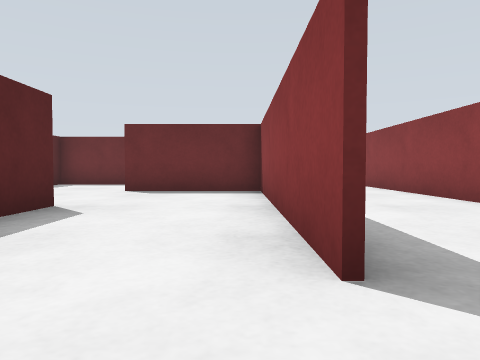
view 1 (above)

20 first-person views from a walk through a robot-simulator world made for Gazebo. The camera is 0.5 m above the floor, tilts 2° down and sees 70° across. The floor is counted in squares, 1 m on a side. Each view is taken from the middle of a square. On the plan, view 1 faces up. The plan holds only what a view shows up to about 9 squares ahead; the rest is blank. The place goes on beyond the plan.

view 2
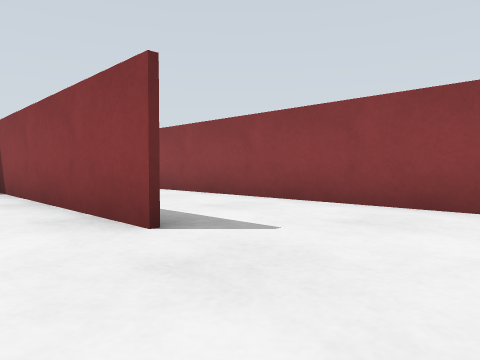

view 3
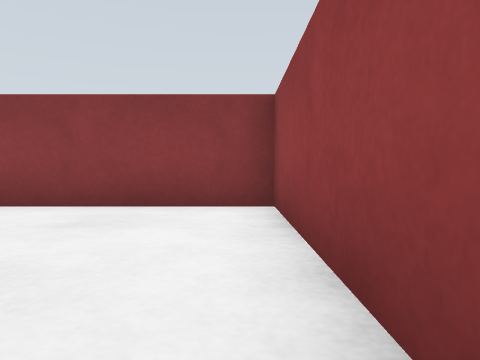

view 4
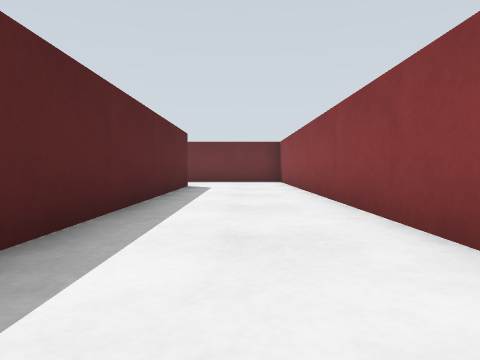

view 5
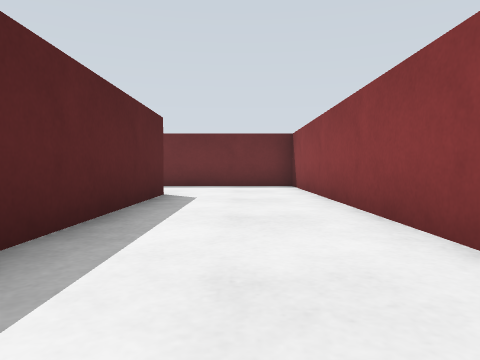

view 6
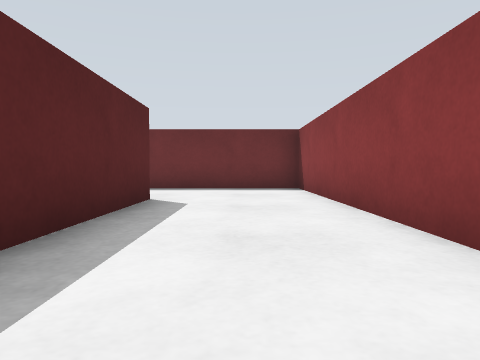

view 7
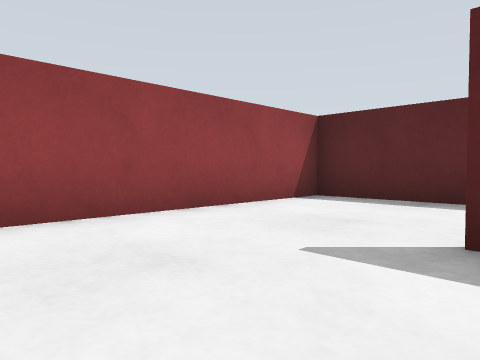

view 8
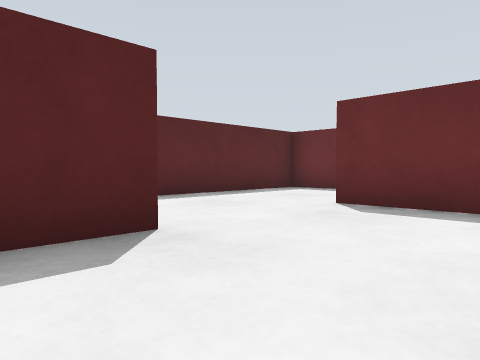

view 9
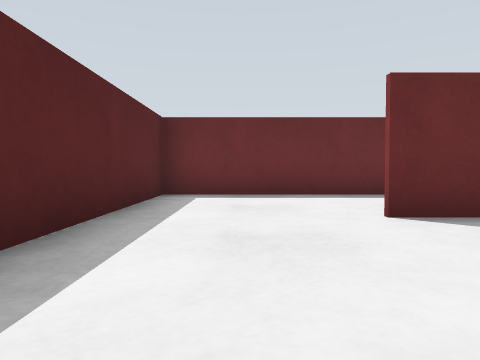

view 10
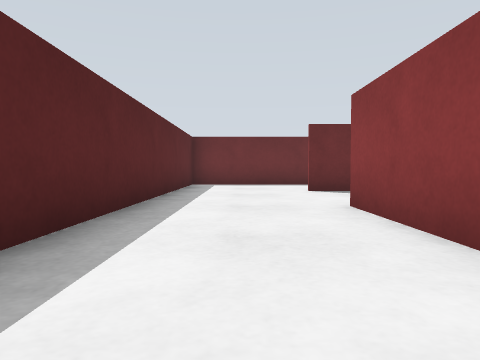

view 11
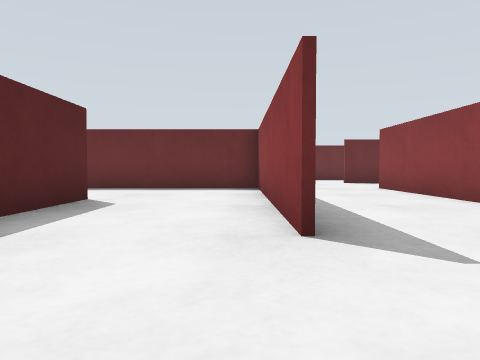

view 12
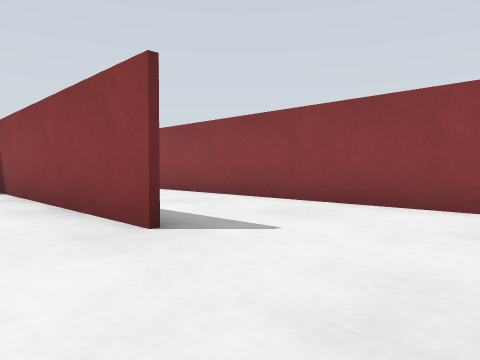

view 13
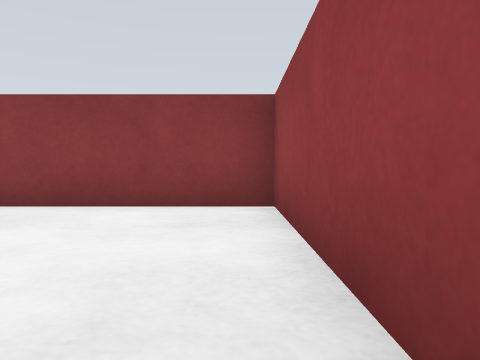

view 14
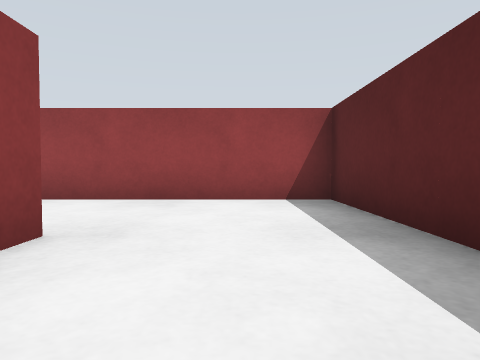

view 15
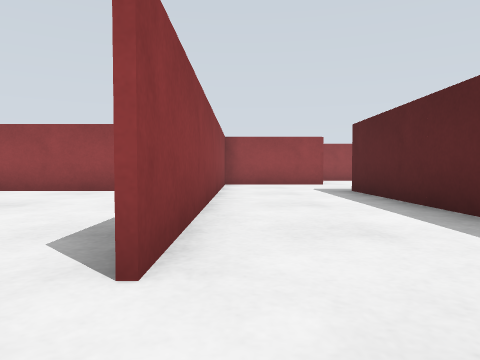

view 16
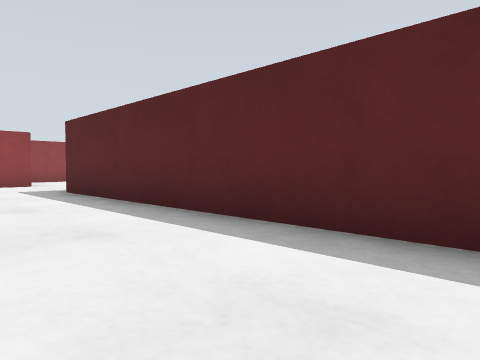

view 17
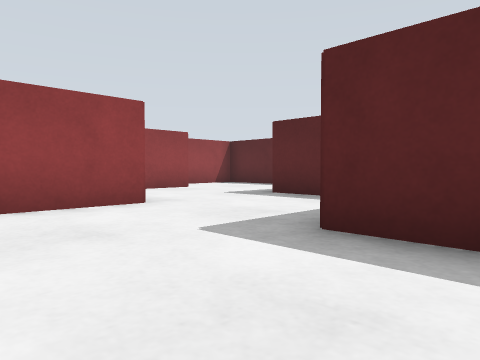

view 18
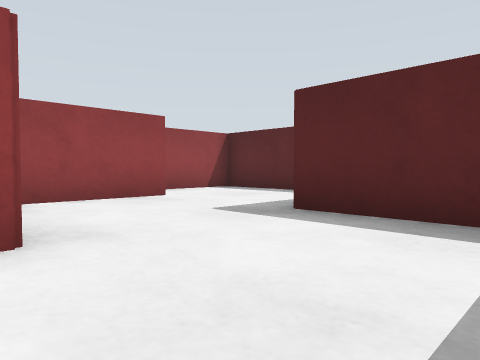

view 19
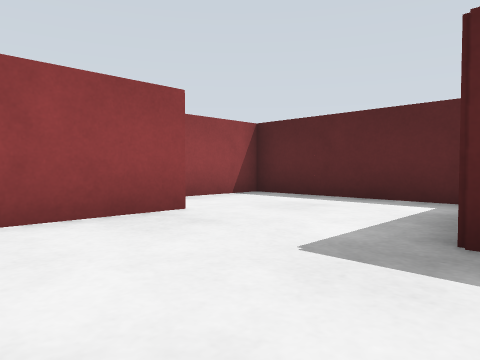

view 20
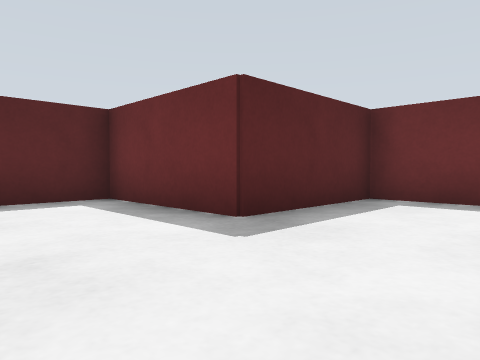

### Floor plan
Ten units are one square. View 1 is at (0, 0); x grows to the right and y downward. Boxes are objects, and circles mark ways between rooms. Rooms are numbered by the first view taken in them; rooms with no view inside come last. Other rooms are left out.
<svg viewBox="-180 -169 220 293">
<path fill="none" stroke="#000" d="M-24 -46 -24 -34M5 -14 5 -75 -15 -75M-24 -10 -24 14 35 14 35 -164 -2 -164M6 -135 6 -60M-55 16 -55 -44 -75 -44M-85 -15 -85 45 -25 45 -25 -45M-54 -75 -54 -20M-15 -75 -25 -75M-129 45 -145 45 -145 75 -175 75 -175 119 -154 119M-116 75 -98 75M-86 58 -86 -15M-146 104 -121 104M-115 -26 -115 46M-75 -44 -99 -44M-12 -105 -54 -105 -54 -75"/>
<circle cx="-20" cy="-55" r="3" fill="#2a7"/>
<circle cx="-80" cy="-25" r="3" fill="#2a7"/>
<circle cx="-35" cy="-70" r="3" fill="#2a7"/>
<text x="20" y="-60">1</text>
<text x="-40" y="-10">2</text>
<text x="-120" y="50">3</text>
<text x="-20" y="-90">4</text>
</svg>
Room 1 opens to room 2. Room 2 opens to room 3. Room 2 opens to room 4.

Where each view was taken, in squares from view 1:
view 1: 0 up, 0 right, facing up
view 2: 1 down, 1 left, facing up-right
view 3: 1 down, 1 left, facing right
view 4: 4 up, 2 right, facing up
view 5: 7 up, 2 right, facing up
view 6: 8 up, 2 right, facing up
view 7: 2 up, 3 right, facing down-left
view 8: 3 up, 0 right, facing up-left
view 9: 4 up, 4 left, facing up
view 10: 0 up, 4 left, facing up
view 11: 4 down, 6 left, facing up
view 12: 4 down, 7 left, facing up-right
view 13: 4 down, 7 left, facing right
view 14: 1 up, 7 left, facing down
view 15: 3 up, 9 left, facing down
view 16: 3 up, 9 left, facing down-left
view 17: 3 down, 9 left, facing down-left
view 18: 5 down, 11 left, facing down-left
view 19: 7 down, 12 left, facing down-left
view 20: 10 down, 12 left, facing up-left
